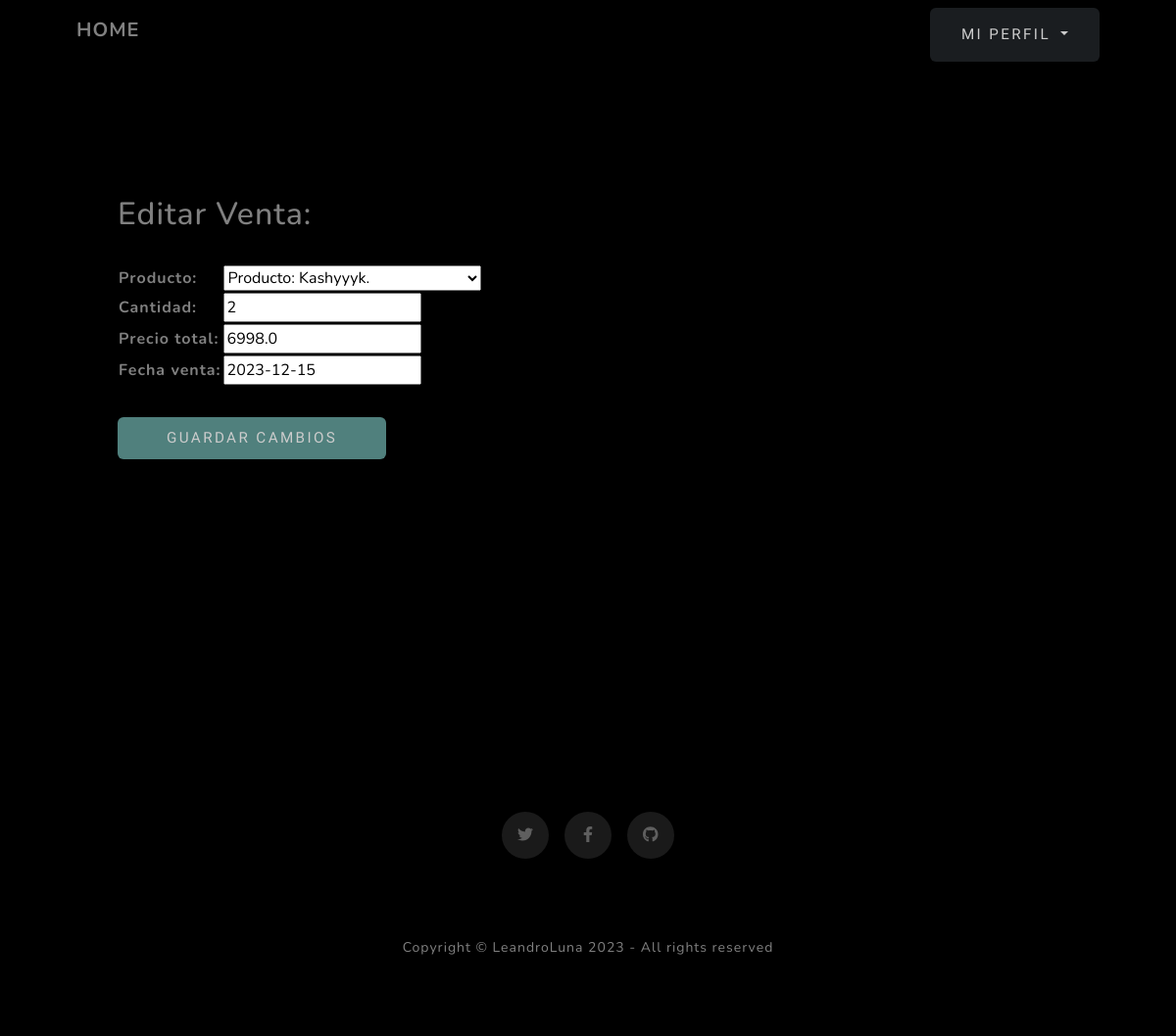
/personas/2/editar/, run on the app's committed database.
### personas/models.py (models this page shows, shortened)
class Transaccion(models.Model):
    nro_transaccion = models.IntegerField()
    cliente = models.ForeignKey(Cliente, on_delete=models.CASCADE,related_name='ventas') # relaciona este modelo con el modelo de clientes
    producto = models.ForeignKey(Producto, on_delete=models.CASCADE) # relaciona este modelo con el modelo de productos
    cantidad = models.IntegerField()
    precio_total = models.FloatField()
    fecha_venta = models.DateField()

### personas/views.py (the view)
# urls.py: path('<pk>/editar/', TransaccionUpdateView.as_view(), name='ventas editar'),
class TransaccionUpdateView(UpdateView):
    model = Transaccion
    template_name = "editar_ventas.html"
    success_url = reverse_lazy("listar_ventas")
    fields = ['producto', 'cantidad','precio_total','fecha_venta']

### stock/models.py (called while the page is built)
    def __str__(self):
        return f"Producto: {self.nombre}."

### templates/editar_ventas.html
{% extends './base-forms.html' %}
{% load static %}
{% block MainContent %}
<h2> Editar Venta: </h2>
<br>
<form action="" method="POST"> {% csrf_token %}
    <table>
        {{form.as_table}}
    </table>
    <br>
    <input class="btn btn-primary" type="submit" value="Guardar cambios" style="padding:10px 50px">
    <br>
</form>
{% endblock MainContent %}

### data on the page
Transaccion: producto "Producto: Kashyyyk.", cantidad "2", precio_total "6998.0", fecha_venta "2023-12-15"
